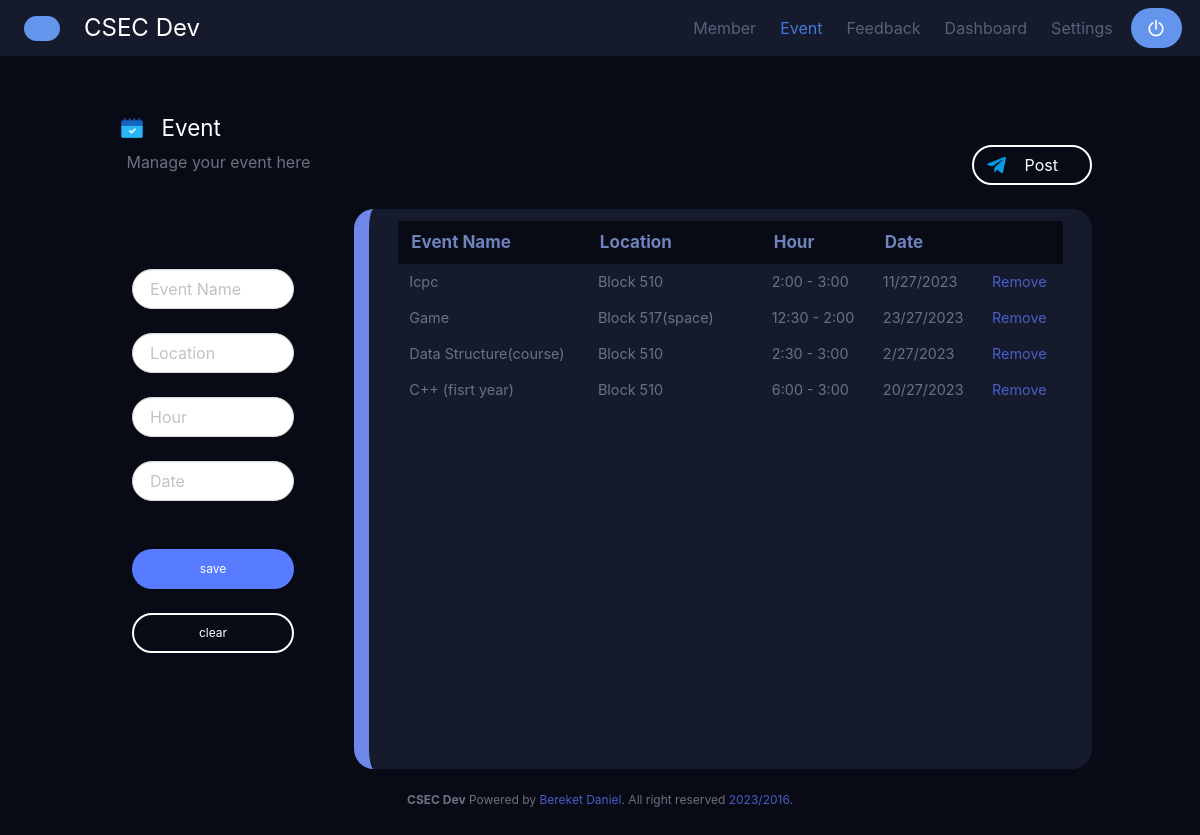
/event/ (signed in), run on the app's committed database.
### DevApp/models.py (models this page shows, shortened)
class Event(models.Model):
  eventName = models.CharField(max_length=255)
  location = models.CharField(max_length=255)
  hour = models.CharField(max_length=255)
  date = models.CharField(max_length=255)

### DevApp/views.py (the view, shortened to what this page needs)
# urls.py: path('event/', views.event, name = 'event'),
def event(request):
    eventList = Event.objects.all()
    name = request.session.get('name')
    if name:
        return render(request, "event.html" ,{'eventList': eventList})
    else:
        return redirect('login')

### templates/event.html (shortened to what this page needs)
{% extends 'base.html' %}
{% load static %}
{% block content %}
<center>
    <div style="color: white; font-size: 1.4rem; font-weight: semi bold; float: left; " ><span class="icon-text ">
        <span class="icon mt-3">
          <img src="{% static "images/event.png" %}" >
        </span>
        <span class="column ">Event</span>
      </span>
    </div>
      <br>  <br>
      <div class="columns is-flex-direction-row is-justify-content-space-between">
        <div style="color:  #6c717e; font-size: 1rem; font-weight: normal; padding-top: 0.6rem; margin-left: -7.4rem;">Manage your event here</div>
        <div id="float-btn" class="button is-rounded  js-modal-trigger" style="background-color: #080B15; border: white 2px solid; color: white;"  data-target="modal-js-example">
            <span class="icon mt-0">
                <img src="{% static "images/telegram.png" %}" width="80%">
              </span>
              <span class="column ">Post</span>
        </div>
      </div>
<br>
<form method="POST" action="{% url 'event' %}">
    <div class="columns">
        <div class="column pt-6 pr-6">
            <div class="column is-full"><input  class="input is-rounded is-fullwidth" type="text" placeholder="Event Name" name="eventName"></div>
            <div class="column is-full"><input  class="input is-rounded is-fullwidth  pb-2" type="text" placeholder="Location" name="location"></div>
            <div class="column is-full"><input class="input is-rounded is-fullwidth  pb-2" type="text" placeholder="Hour" name="hour"></div>
            <div class="column is-full"><input class="input is-rounded is-fullwidth  pb-2" type="text" placeholder="Date" name="date"></div>
            <br>
            <div class="column is-full"> <button type="submit" class="button is-fullwidth is-rounded " style="background-color: #577CFF; color: white; border: none;  " ><div class="is-size-7" id="btn">save</div></button> </div>
            <div class="column is-full"> <button class="button is-fullwidth is-rounded " style="background-color: #080B15; border: white 2px solid; color: white; " ><div class="is-size-7" id="btn">clear</div></button> </div>
        </div>
      </form>
        <div class="column is-three-quarters"  style="background-color: #151B2D; height: 70vh; border-radius: 20px; border-left: #6d88e8 solid 15px; overflow-x: scroll;">
            <table class="table  is-borderless  " style="width: 95%; background-color:  #151B2D ;">
                <thead class="has-text-white" style="border-radius: 10px;">
                  <tr  class=" is-rounded" style="background-color: #080B15;">
                    <th><abbr style="color: #6e82bc;" >Event Name</abbr></th>
                    <th><abbr   style="color: #6e82bc;">Location</abbr></th>
                    <th><abbr   style="color: #6e82bc;"></abbr></th>
                    <th><abbr   style="color: #6e82bc;">Hour</abbr></th>
                    <th><abbr   style="color: #6e82bc;">Date</abbr></th>
                    <th><abbr   style="color: #6e82bc;"></abbr></th>
                  </tr>
                </thead>
                <tbody class="tb "  style="font-size: 1rem;" >
                  {% for eventLists in eventList %}
                  <tr style="color: #6c717e; ">
                    <td  style="font-size:0.9rem;">{{eventLists.eventName}}</td>
                    <td style="font-size:0.9rem;">{{eventLists.location}}<td>
                    <td style="font-size:0.9rem;">{{eventLists.hour}}</td>
                    <td style="font-size:0.9rem;">{{eventLists.date}}</td>
                    <td style="font-size:0.9rem; color: cornflowerblue"><a  data-target="modal-js"  class="js-modal"  href="deleteEvent/{{eventLists.id}}">Remove</a></td>
                  </tr>
                  {% endfor %}
                </tbody>
              </table>
        </div>
      </div>
{% endblock %}

### templates/base.html (style rules this page uses)
.table td { font-size: 17px; border: none }
.table th { font-size: 17px; border: none }

### templates/event.html (style rules this page uses)
#float-btn { animation-name: floating; animation-duration: 3s; animation-iteration-count: infinite; animation-timing-function: ease-in-out; margin-left: 30px; margin-top: 5px; }

### data on the page
Event: eventName "Icpc", location "Block 510", hour "2:00 - 3:00", date "11/27/2023"
Event: eventName "Game", location "Block 517(space)", hour "12:30 - 2:00", date "23/27/2023"
Event: eventName "Data Structure(course)", location "Block 510", hour "2:30 - 3:00", date "2/27/2023"
Event: eventName "C++ (fisrt year)", location "Block 510", hour "6:00 - 3:00", date "20/27/2023"
